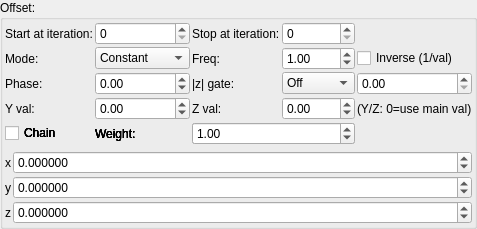
    <widget class="QGroupBox" name="groupBox">
     <property name="title">
      <string>Offset:</string>
     </property>
     <layout class="QVBoxLayout" name="verticalLayout_3">
      <property name="leftMargin">
       <number>2</number>
      </property>
      <property name="topMargin">
       <number>2</number>
      </property>
      <property name="rightMargin">
       <number>2</number>
      </property>
      <property name="bottomMargin">
       <number>2</number>
      </property>
      <item>
       <layout class="QGridLayout" name="gridLayout_75">
        <property name="spacing">
         <number>2</number>
        </property>
        <item row="0" column="1">
         <widget class="MySpinBox" name="spinboxInt_transf_start_iterations_C">
          <property name="sizePolicy">
           <sizepolicy hsizetype="Minimum" vsizetype="Maximum">
            <horstretch>0</horstretch>
            <verstretch>0</verstretch>
           </sizepolicy>
          </property>
          <property name="maximum">
           <number>999</number>
          </property>
         </widget>
        </item>
        <item row="0" column="0">
         <widget class="QLabel" name="label_263">
          <property name="text">
           <string>Start at iteration:</string>
          </property>
         </widget>
        </item>
        <item row="0" column="2">
         <widget class="QLabel" name="label_264">
          <property name="text">
           <string>Stop at iteration:</string>
          </property>
         </widget>
        </item>
        <item row="0" column="3">
         <widget class="MySpinBox" name="spinboxInt_transf_stop_iterations_C">
          <property name="sizePolicy">
           <sizepolicy hsizetype="Minimum" vsizetype="Maximum">
            <horstretch>0</horstretch>
            <verstretch>0</verstretch>
           </sizepolicy>
          </property>
          <property name="maximum">
           <number>999</number>
          </property>
         </widget>
        </item>
      <item row="1" column="0">
       <widget class="QLabel"><property name="text"><string>Mode:</string></property></widget>
      </item>
      <item row="1" column="1">
       <widget class="MyComboBox" name="comboBox_transf_multiplier_value_mode_2">
        <item><property name="text"><string notr="true">Constant</string></property></item>
        <item><property name="text"><string notr="true">Sine</string></property></item>
        <item><property name="text"><string notr="true">Ramp</string></property></item>
        <item><property name="text"><string notr="true">Exponential</string></property></item>
        <item><property name="text"><string notr="true">Triangle</string></property></item>
        <item><property name="text"><string notr="true">Square</string></property></item>
        <item><property name="text"><string notr="true">Smoothstep</string></property></item>
        <item><property name="text"><string notr="true">Noise</string></property></item>
        <item><property name="text"><string notr="true">Ping-pong</string></property></item>
        <item><property name="text"><string notr="true">Stepped</string></property></item>
       </widget>
      </item>
      <item row="1" column="2">
       <widget class="QLabel"><property name="text"><string>Freq:</string></property></widget>
      </item>
      <item row="1" column="3">
       <widget class="MyDoubleSpinBox" name="spinbox_transf_multiplier_frequency_2">
        <property name="minimum"><double>0.01</double></property><property name="maximum"><double>100.0</double></property>
        <property name="singleStep"><double>0.1</double></property><property name="value"><double>1.0</double></property>
       </widget>
      </item>
      <item row="1" column="4" colspan="2">
       <widget class="MyCheckBox" name="checkBox_transf_multiplier_inverse_2">
        <property name="text"><string>Inverse (1/val)</string></property>
       </widget>
      </item>
      <item row="2" column="0">
       <widget class="QLabel"><property name="text"><string>Phase:</string></property></widget>
      </item>
      <item row="2" column="1">
       <widget class="MyDoubleSpinBox" name="spinbox_transf_multiplier_phase_2">
        <property name="minimum"><double>-10.0</double></property><property name="maximum"><double>10.0</double></property>
        <property name="singleStep"><double>0.1</double></property><property name="value"><double>0.0</double></property>
       </widget>
      </item>
      <item row="2" column="2">
       <widget class="QLabel"><property name="text"><string>|z| gate:</string></property></widget>
      </item>
      <item row="2" column="3">
       <widget class="MyComboBox" name="comboBox_transf_multiplier_threshold_mode_2">
        <item><property name="text"><string notr="true">Off</string></property></item>
        <item><property name="text"><string notr="true">&gt; thresh</string></property></item>
        <item><property name="text"><string notr="true">&lt; thresh</string></property></item>
       </widget>
      </item>
      <item row="2" column="4" colspan="2">
       <widget class="MyDoubleSpinBox" name="spinbox_transf_multiplier_threshold_2">
        <property name="minimum"><double>0.0</double></property><property name="maximum"><double>1000.0</double></property>
        <property name="singleStep"><double>0.1</double></property><property name="value"><double>0.0</double></property>
       </widget>
      </item>
      <item row="3" column="0">
       <widget class="QLabel"><property name="text"><string>Y val:</string></property></widget>
      </item>
      <item row="3" column="1">
       <widget class="MyDoubleSpinBox" name="spinbox_transf_multiplier_scale_y_2">
        <property name="minimum"><double>-100.0</double></property><property name="maximum"><double>100.0</double></property>
        <property name="singleStep"><double>0.01</double></property><property name="value"><double>0.0</double></property>
       </widget>
      </item>
      <item row="3" column="2">
       <widget class="QLabel"><property name="text"><string>Z val:</string></property></widget>
      </item>
      <item row="3" column="3">
       <widget class="MyDoubleSpinBox" name="spinbox_transf_multiplier_scale_z_2">
        <property name="minimum"><double>-100.0</double></property><property name="maximum"><double>100.0</double></property>
        <property name="singleStep"><double>0.01</double></property><property name="value"><double>0.0</double></property>
       </widget>
      </item>
      <item row="3" column="4" colspan="2">
       <widget class="QLabel"><property name="text"><string notr="true">(Y/Z: 0=use main val)</string></property></widget>
      </item>
      <item row="4" column="0">
       <widget class="MyCheckBox" name="checkBox_transf_multiplier_chain_5">
        <property name="text"><string>Chain</string></property>
       </widget>
      </item>
      <item row="4" column="1">
       <widget class="QLabel"><property name="text"><string>Weight:</string></property></widget>
      </item>
      <item row="4" column="2" colspan="2">
       <widget class="MyDoubleSpinBox" name="spinbox_transf_multiplier_weight_5">
        <property name="minimum"><double>0.0</double></property><property name="maximum"><double>10.0</double></property>
        <property name="singleStep"><double>0.1</double></property><property name="value"><double>1.0</double></property>
       </widget>
      </item>
      <item row="4" column="0">
       <widget class="MyCheckBox" name="checkBox_transf_multiplier_chain_4">
        <property name="text"><string>Chain</string></property>
       </widget>
      </item>
      <item row="4" column="1">
       <widget class="QLabel"><property name="text"><string>Weight:</string></property></widget>
      </item>
      <item row="4" column="2" colspan="2">
       <widget class="MyDoubleSpinBox" name="spinbox_transf_multiplier_weight_4">
        <property name="minimum"><double>0.0</double></property><property name="maximum"><double>10.0</double></property>
        <property name="singleStep"><double>0.1</double></property><property name="value"><double>1.0</double></property>
       </widget>
      </item>
      <item row="4" column="0">
       <widget class="MyCheckBox" name="checkBox_transf_multiplier_chain_3">
        <property name="text"><string>Chain</string></property>
       </widget>
      </item>
      <item row="4" column="1">
       <widget class="QLabel"><property name="text"><string>Weight:</string></property></widget>
      </item>
      <item row="4" column="2" colspan="2">
       <widget class="MyDoubleSpinBox" name="spinbox_transf_multiplier_weight_3">
        <property name="minimum"><double>0.0</double></property><property name="maximum"><double>10.0</double></property>
        <property name="singleStep"><double>0.1</double></property><property name="value"><double>1.0</double></property>
       </widget>
      </item>
      <item row="4" column="0">
       <widget class="MyCheckBox" name="checkBox_transf_multiplier_chain_2">
        <property name="text"><string>Chain</string></property>
       </widget>
      </item>
      <item row="4" column="1">
       <widget class="QLabel"><property name="text"><string>Weight:</string></property></widget>
      </item>
      <item row="4" column="2" colspan="2">
       <widget class="MyDoubleSpinBox" name="spinbox_transf_multiplier_weight_2">
        <property name="minimum"><double>0.0</double></property><property name="maximum"><double>10.0</double></property>
        <property name="singleStep"><double>0.1</double></property><property name="value"><double>1.0</double></property>
       </widget>
      </item>
      <item row="4" column="0">
       <widget class="MyCheckBox" name="checkBox_transf_multiplier_chain_1">
        <property name="text"><string>Chain</string></property>
       </widget>
      </item>
      <item row="4" column="1">
       <widget class="QLabel"><property name="text"><string>Weight:</string></property></widget>
      </item>
      <item row="4" column="2" colspan="2">
       <widget class="MyDoubleSpinBox" name="spinbox_transf_multiplier_weight_1">
        <property name="minimum"><double>0.0</double></property><property name="maximum"><double>10.0</double></property>
        <property name="singleStep"><double>0.1</double></property><property name="value"><double>1.0</double></property>
       </widget>
      </item>
       </layout>
      </item>
      <item>
       <layout class="QGridLayout" name="gridLayout_64" columnstretch="0,0,1">
        <property name="spacing">
         <number>2</number>
        </property>
        <item row="0" column="1">
         <widget class="QLabel" name="label_118">
          <property name="text">
           <string notr="true">x</string>
          </property>
         </widget>
        </item>
        <item row="0" column="2">
         <widget class="MyDoubleSpinBox" name="spinbox3_transf_offset_111_x">
          <property name="sizePolicy">
           <sizepolicy hsizetype="Minimum" vsizetype="Maximum">
            <horstretch>0</horstretch>
            <verstretch>0</verstretch>
           </sizepolicy>
          </property>
          <property name="prefix">
           <string/>
          </property>
          <property name="suffix">
           <string/>
          </property>
          <property name="decimals">
           <number>6</number>
          </property>
          <property name="minimum">
           <double>-99.989999999999995</double>
          </property>
          <property name="maximum">
           <double>99.989999999999995</double>
          </property>
          <property name="singleStep">
           <double>0.100000000000000</double>
          </property>
         </widget>
        </item>
        <item row="1" column="2">
         <widget class="MyDoubleSpinBox" name="spinbox3_transf_offset_111_y">
          <property name="sizePolicy">
           <sizepolicy hsizetype="Minimum" vsizetype="Maximum">
            <horstretch>0</horstretch>
            <verstretch>0</verstretch>
           </sizepolicy>
          </property>
          <property name="prefix">
           <string/>
          </property>
          <property name="suffix">
           <string/>
          </property>
          <property name="decimals">
           <number>6</number>
          </property>
          <property name="minimum">
           <double>-99.989999999999995</double>
          </property>
          <property name="maximum">
           <double>99.989999999999995</double>
          </property>
          <property name="singleStep">
           <double>0.100000000000000</double>
          </property>
         </widget>
        </item>
        <item row="1" column="1">
         <widget class="QLabel" name="label_116">
          <property name="text">
           <string notr="true">y</string>
          </property>
         </widget>
        </item>
        <item row="2" column="2">
         <widget class="MyDoubleSpinBox" name="spinbox3_transf_offset_111_z">
          <property name="sizePolicy">
           <sizepolicy hsizetype="Minimum" vsizetype="Maximum">
            <horstretch>0</horstretch>
            <verstretch>0</verstretch>
           </sizepolicy>
          </property>
          <property name="prefix">
           <string/>
          </property>
          <property name="suffix">
           <string/>
          </property>
          <property name="decimals">
           <number>6</number>
          </property>
          <property name="minimum">
           <double>-99.989999999999995</double>
          </property>
          <property name="maximum">
           <double>99.989999999999995</double>
          </property>
          <property name="singleStep">
           <double>0.100000000000000</double>
          </property>
         </widget>
        </item>
        <item row="2" column="1">
         <widget class="QLabel" name="label_119">
          <property name="text">
           <string notr="true">z</string>
          </property>
         </widget>
        </item>
       </layout>
      </item>
     </layout>
    </widget>
